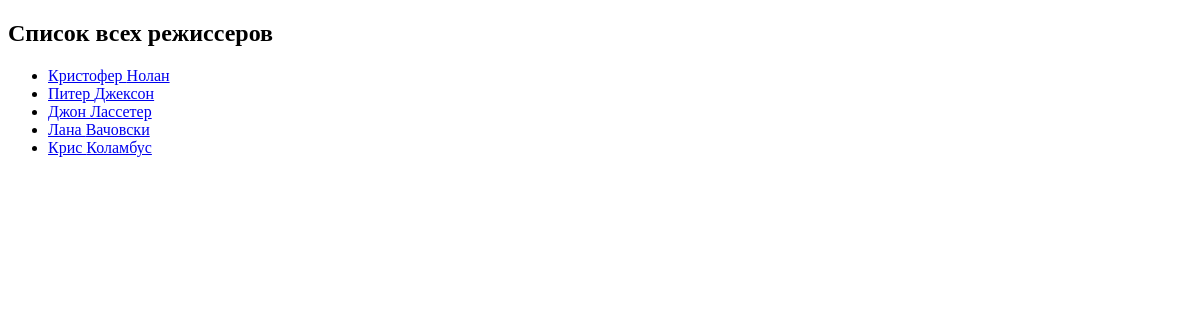
/directors, run on an earlier commit of the app's database.
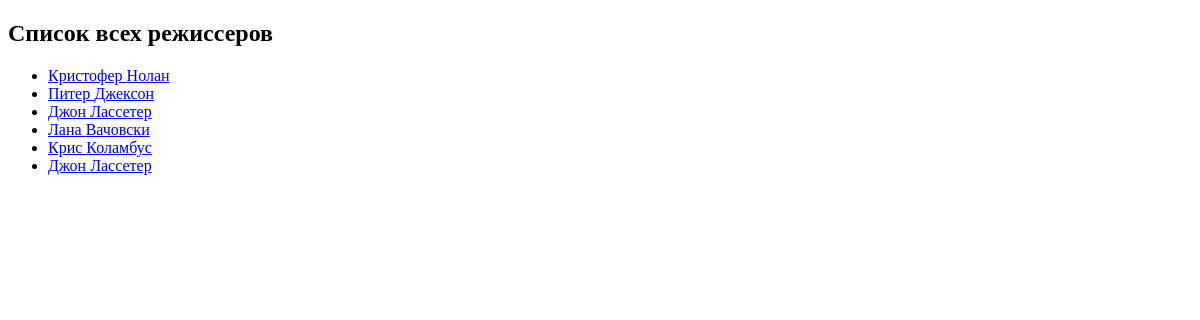
And on a later commit of the database.
### movie_app/models.py (models this page shows, shortened)
class Director(models.Model):
    first_name = models.CharField(max_length=100)
    last_name = models.CharField(max_length=100)
    director_email = models.EmailField(max_length=100)
    def get_url(self):
        return reverse("director_detail", args=[self.id])

### movie_app/views.py (the view)
# urls.py: path('directors', views.show_all_directors),
def show_all_directors(request):
    directors = Director.objects.all()
    return render(request, 'movie_app/all_directors.html', {
        "directors": directors
    })

### movie_app/templates/movie_app/all_directors.html
{% extends 'movie_app/base.html' %}
        {% block content %}
            <h2>Список всех режиссеров</h2>
            <ul>
                {% for director in directors %}
                    <li>
                    <a href="{{ director.get_url }}">{{ director.first_name}} {{ director.last_name}}</a>
                    </li>
                {% endfor %}
            </ul>
        {% endblock%}

What changed in the data, as far as the page shows it:
added Director: first_name "Джон", last_name "Лассетер"
